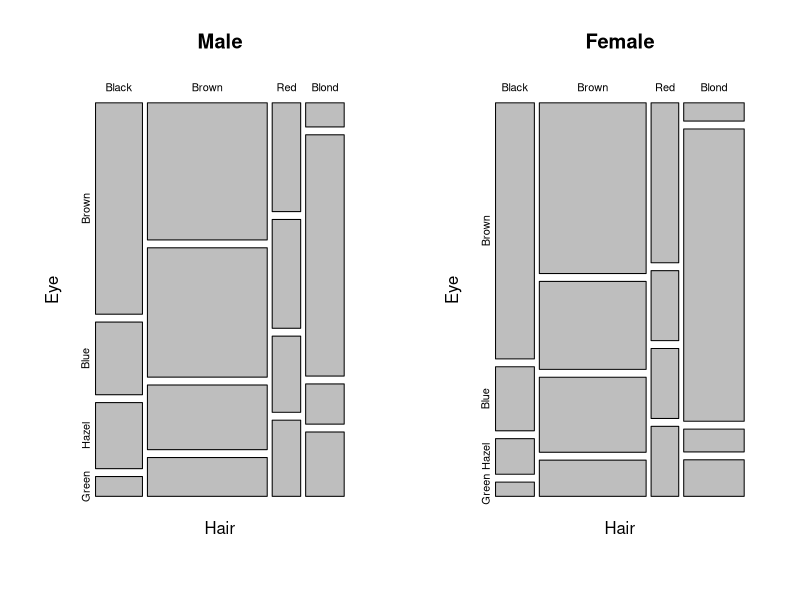
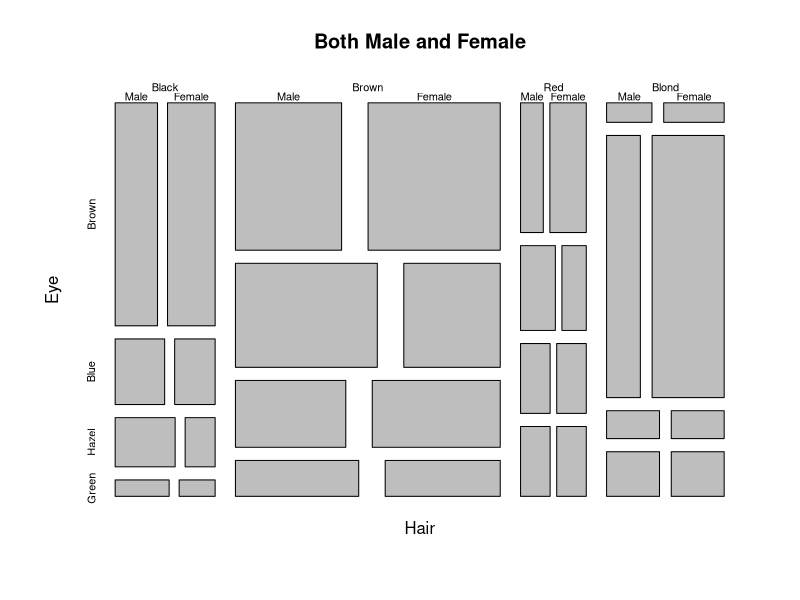

Generate these figures, in order, with R:
####################
###### Task 1 ######
####################

### b) ###
# show 2 plots next to each other
par(mfrow = c(1,2))

# get Mosaic-Plot for male students:
mosaicplot(HairEyeColor[,,1], main = "Male")

# get Mosaic-Plot for female students:
mosaicplot(HairEyeColor[,,2], main = "Female")

# reset to show 1 plot only
par(mfrow=c(1,1))

# get Mosaic-Plot for both male and female together:
mosaicplot(HairEyeColor, main = "Both Male and Female")



### c) ###

# Firstly, for male students:

# get relative frequency
male_relative <- prop.table(xtabs(Freq ~ Hair + Eye, data = HairEyeColor[,,1]))

# add both row and column sums
male_table <- addmargins(male_relative,  margin = 1:2)

# show the contingency table
male_table


# Similarly, for female students and altogether:

female_relative <- prop.table(xtabs(Freq ~ Hair + Eye, data = HairEyeColor[,,2]))
female_table <- addmargins(female_relative,  margin = 1:2)
female_table

maleandfemale_relative <- prop.table(xtabs(Freq ~ Hair + Eye, data = HairEyeColor))
maleandfemale_table <- addmargins(maleandfemale_relative, margin = 1:2)
maleandfemale_table



### d) ###

# Firstly, for male students:

# store the sums of each hair colour and eye colour in a vector respectively
male_hair_marginals = male_table[1:4,"Sum"]
male_eye_marginals = male_table["Sum",1:4]

# initialize the table for output
male_expected_prob <- xtabs(rep(0, times = 16) ~ Hair + Eye, data = HairEyeColor[,,1])

# get the expected probabilities
for (i in 1:4) {
  for (j in 1:4) {
    male_expected_prob[i, j] <- male_hair_marginals[i] * male_eye_marginals[j]
  }
}

# get the expected absolute frequencies
male_expected_count <- sum(HairEyeColor[,,1])*male_expected_prob
male_expected_count


# Similarly, for female students and altogether:

# for female students:
female_hair_marginals = female_table[1:4,"Sum"]
female_eye_marginals = female_table["Sum",1:4]

female_expected_prob <- xtabs(rep(0, times = 16) ~ Hair + Eye, data = HairEyeColor[,,2])

for (i in 1:4) {
  for (j in 1:4) {
    female_expected_prob[i, j] <- female_hair_marginals[i] * female_eye_marginals[j]
  }
}

female_expected_count <- sum(HairEyeColor[,,2])*female_expected_prob
female_expected_count

# both male and female together:
maleandfemale_hair_marginals = maleandfemale_table[1:4,"Sum"]
maleandfemale_eye_marginals = maleandfemale_table["Sum",1:4]

maleandfemale_expected_prob <- xtabs(rep(0, times = 32) ~ Hair + Eye, data = HairEyeColor)

for (i in 1:4) {
  for (j in 1:4) {
    maleandfemale_expected_prob[i, j] <- maleandfemale_hair_marginals[i] * maleandfemale_eye_marginals[j]
  }
}

maleandfemale_expected_count <- sum(HairEyeColor)*maleandfemale_expected_prob
maleandfemale_expected_count



### e) ###

# get the squared deviations between the observed values and the expected values
male_squared_deviations <- 
  (xtabs(Freq ~ Hair + Eye, data = HairEyeColor[,,1]) - male_expected_count)^2
male_squared_deviations

female_squared_deviations <- 
  (xtabs(Freq ~ Hair + Eye, data = HairEyeColor[,,2]) - female_expected_count)^2
female_squared_deviations

maleandfemale_squared_deviations <- 
  (xtabs(Freq ~ Hair + Eye, data = HairEyeColor) - maleandfemale_expected_count)^2
maleandfemale_squared_deviations



### f) ###

# apply the formula of the test statistic:
# T=\sum_k \sum_l \dfrac{(\text{observed}_{k,l}-\text{expected}_{k,l})^2}{\text{expected}_{k,l}}
# (Formula 3 in the accompanied writing)

# get the test statistic for male students:
T_male <- sum(male_squared_deviations / male_expected_count)
T_male

# get the test statistic for female students:
T_female <- sum(female_squared_deviations / female_expected_count)
T_female

# get the test statistic for both male and female students:
T_maleandfemale <- sum(maleandfemale_squared_deviations / maleandfemale_expected_count)
T_maleandfemale

# 0.95-Quantile of the Chi-squared distribution:
# degree of freedom = (No. hair colours - 1) * (No. of eye colours - 1) = 3*3 = 9
qchisq(p = 0.95, df = 9)



### g) ###

# get the p-values of chi^2-Test

# for male students:
pchisq(q = T_male, df = 9, lower.tail = FALSE)

# for female students:
pchisq(q = T_female, df = 9, lower.tail = FALSE)

# for both male and female students:
pchisq(q = T_maleandfemale, df = 9, lower.tail = FALSE)



### h) ###

# apply chisq.test() instead

# for male students:
chisq.test(HairEyeColor[,,1])

# for female students:
chisq.test(HairEyeColor[,,2])

# for both male and female students:
chisq.test(HairEyeColor[,,1] + HairEyeColor[,,2])



### i) ###

# get a table to show the absolute frequencies of each eye colour with respect to gender
eye_gender <- xtabs(Freq ~ Eye + Sex, data = HairEyeColor)

# test, if eye colour is identically distributed for male and female
chisq.test(eye_gender)

# get a table to show the absolute frequencies of each hair colour with respect to gender
hair_gender <- xtabs(Freq ~ Hair + Sex, data = HairEyeColor)

# test, if hair colour is identically distributed for male and female
chisq.test(hair_gender)
